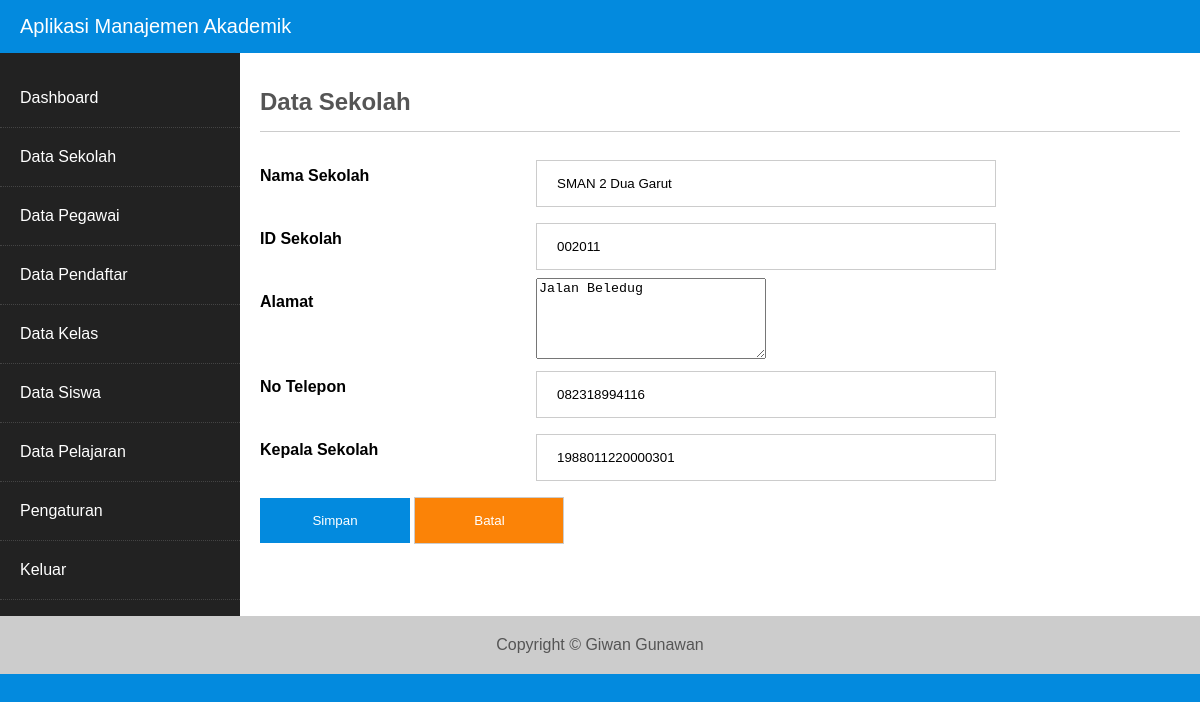
The page /index.php?hal=sekolah (signed in) on the database its author committed.
### tables this page shows
CREATE TABLE `t_sekolah` (
  `ID_Sekolah` char(6) NOT NULL,
  `Nama` char(30) NOT NULL,
  `Alamat` char(30) NOT NULL,
  `Nomor_Telepon` char(13) NOT NULL,
  `NIP_KepalaSekolah` char(16) NOT NULL,
  PRIMARY KEY (`ID_Sekolah`),
  KEY `FK_Kepsek` (`NIP_KepalaSekolah`),
  CONSTRAINT `FK_Kepsek` FOREIGN KEY (`NIP_KepalaSekolah`) REFERENCES `t_pegawai` (`NIP`) ON DELETE CASCADE ON UPDATE CASCADE
);

### content/sekolah.php (the view, shortened to what this page needs)
<?php
   $query = mysqli_query($con, "SELECT * FROM t_sekolah");
   $data = mysqli_fetch_array($query);
?>
<h2 class="judul">Data Sekolah</h2>
<form method="post" action="?hal=sekolah_update" enctype="multipart/form-data">
   <div class="form-group">
      <label for="nama">Nama Sekolah</label>
      <div class="input"><input type="text" id="Nama" name ="Nama" value="<?= $data['Nama'] ?>"></div>
   </div>
   <div class="form-group">
      <label for="ID">ID Sekolah</label>
      <div class="input"><input type="text" id="ID_Sekolah" name="ID_Sekolah" value="<?= $data['ID_Sekolah'] ?>"></div>
   </div>
   <div class="form-group">
      <label for="Alamat">Alamat</label>
      <div class="input"><div class="input">
         <textarea style="width: 100%" rows="5" id="Alamat" name="Alamat"><?=  $data['Alamat'] ?></textarea>
      </div>
   </div>
   <div class="form-group">
      <label for="Nomor">No Telepon</label>
      <div class="input"><input type="text" id="Nomor_Telepon" name="Nomor_Telepon" value="<?= $data['Nomor_Telepon'] ?>"></div>
   </div>
   <div class="form-group">
      <label for="Nomor">Kepala Sekolah</label>
      <div class="input"><input type="text" id="NIP_KepalaSekolah" name="NIP_KepalaSekolah" value="<?= $data['NIP_KepalaSekolah'] ?>"></div>
   </div>
   <div class="form-group">
      <input type="submit" value="Simpan" class="tombol simpan">
      <input type="reset" value="Batal" class="tombol reset">
   </div>
</form>

### konten.php (shortened to what this page needs)
<?php
   $halaman = array("dashboard",
                     "sekolah","sekolah_update",
                     "pendaftar","pendaftar_tambah", "pendaftar_insert","pendaftar_edit", "pendaftar_update","pendaftar_hapus",
                     "kelas",
                     "pegawai", "pegawai_tambah", "pegawai_insert","pegawai_edit", "pegawai_update","pegawai_hapus",
                     "pelajaran",
                     "nilai",
                     "siswa",
                     "user","user_tambah", "user_insert","user_edit", "user_update","user_hapus");
   if(isset($_GET['hal'])) $hal = $_GET['hal'];
   else $hal = "dashboard";
   foreach($halaman as $h){
      if($hal == $h){
         include "content/$h.php";
         break;
      }
   }
?>

### css/style.css (style rules this page uses)
* { box-sizing: border-box; }
body { font-family: Arial; margin: 0; background: #038ade; }
input, select { width: 100%; padding: 15px 20px; margin: 8px 0; border: 1px solid #ccc; }
input[type=submit] { background-color: #038ade; border: none; color: #fff; text-decoration: none; cursor: pointer; }
.judul { color: #555; border-bottom: 1px solid #ccc; padding-bottom: 15px; }
.tombol { display: inline-block; max-width: 150px; padding: 15px 30px; color: #fff; text-decoration: none; background: #038ade; cursor: pointer; }
.form-group { clear: both; }
.form-group label { display: block; padding: 15px 0; float: left; width: 30%; font-weight: bold; }
.form-group .input { display: block; width: 50%; float: left; }
.tombol.simpan { background: #038ade; }
.tombol.reset { background: #fb8307; }

### rows shown on the page
t_sekolah: Nama "SMAN 2 Dua Garut", ID_Sekolah "002011", Alamat "Jalan Beledug", Nomor_Telepon "082318994116", NIP_KepalaSekolah "1988011220000301"
